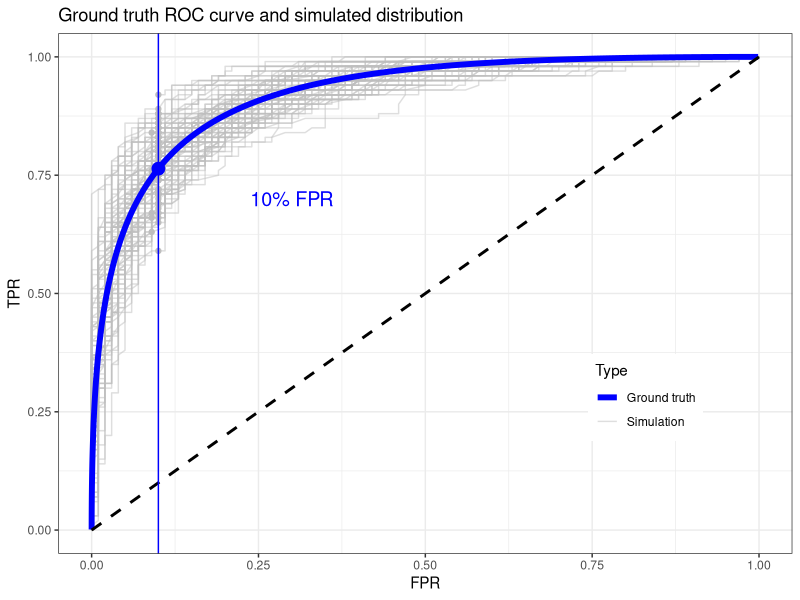

This chart was generated by the following R code: (Note: this script raises an error after producing the figure.)
# Script to show threshold trade-off
library(ggplot2)
library(cowplot)
library(dplyr)
library(tibble)
library(tidyr)
# Baseline dist for class dist (unit variance)
mu1 = +1
mu0 = -1

t_seq = seq(-4,4,0.01)
sens = sapply(t_seq, function(tt) pnorm(tt,mean=mu1,lower.tail = F))
spec = sapply(t_seq, function(tt) pnorm(tt,mean=mu0,lower.tail = T))
df = tibble(thresh=t_seq, sens=sens, fpr=1-spec,tt='gt')

nsim = 100
n1 = 100
n0 = 100
holder = list()
set.seed(nsim)
for (i in seq(nsim)) {
  if (i %% 100 == 0) {
    print(i)
  }
  s1 = rnorm(n1, mu1)
  s0 = rnorm(n0, mu0)
  esens = sapply(t_seq, function(tt) mean(s1 > tt))
  espec = sapply(t_seq, function(tt) mean(s0 < tt))
  edf = tibble(thresh=t_seq, sens=esens, fpr=1-espec, sim=i)
  holder[[i]] = edf
}
res_sim = do.call('rbind',holder) %>% mutate(tt='sim')

res_all = rbind(mutate(df,tt='gt',sim=0),mutate(res_sim,tt='sim'))
# Find the specificity target
target_fpr = 0.1
df_point = res_sim %>% 
  filter(fpr < target_fpr) %>% 
  group_by(sim) %>% 
  filter(thresh == min(thresh))
thresh_dist = df_point$thresh

# Remove duplicated threshold results
res_sim2 = res_sim %>% 
  group_by(tt,sim,sens,fpr) %>% 
  summarise(thresh=min(thresh))

# Compare dist to ground truth
thresh_gt = qnorm(p=1-target_fpr,mean=mu0)
tpr_gt = pnorm(thresh_gt,mean=mu1,lower.tail = F)

colz = c('blue','grey')
lblz = c('Ground truth','Simulation')
df_point_gt = data.frame(fpr=target_fpr,sens=tpr_gt)

df_txt = data.frame(fpr=0.3,sens=0.7,txt='10% FPR')
gg_auroc = ggplot() + 
  theme_bw() + labs(x='FPR',y='TPR') + 
  geom_text(aes(x=fpr,y=sens,label=txt),data=df_txt,color='blue',size=5) + 
  geom_point(aes(x=fpr,y=sens),color='grey',data=df_point) + 
  geom_line(data=res_sim2,aes(x=fpr,y=sens,color=tt,group=sim),alpha=0.5) + 
  geom_line(data=df,aes(x=fpr,y=sens,color=tt),size=2) + 
  scale_color_manual(name='Type',values=colz,labels=lblz) + 
  ggtitle('Ground truth ROC curve and simulated distribution') + 
  theme(legend.position = c(0.8,0.3)) + 
  geom_point(aes(x=fpr,y=sens),data=df_point_gt,size=4,color='blue') + 
  geom_segment(aes(y=0,yend=1,x=0,xend=1),color='black',linetype=2,size=1) +
  geom_vline(xintercept = target_fpr,color='blue')
ggsave2(file.path('figures','roc_threshA.png'),gg_auroc, width=5,height=4)



df_txt_thresh = data.frame(x=thresh_gt*1.3,y=9,txt='10% FPR')
gg_thresh = ggplot(df_point,aes(x=thresh)) + theme_bw() + 
  geom_text(aes(x=x,y=y,label=txt),data=df_txt_thresh,color='blue',size=5) + 
  geom_histogram(color='darkgrey',fill='grey',bins=25) + 
  geom_vline(xintercept=thresh_gt, color='blue') + 
  ggtitle('Ground truth threshold with empirical distribution') + 
  labs(y='Frequency',x='Empirical threshold')

gg_both = plot_grid(gg_auroc,gg_thresh,nrow=1,labels=c('A','B'))
ggsave2(file.path('figures','roc_thresh.png'),gg_both, width=10,height=4)

